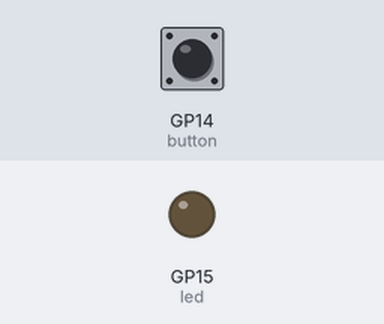
This program was run on a simulated Raspberry Pi Pico running MicroPython. On the bench: output pins drawn as LEDs (lit = HIGH). Dashed ring = blinking. Inputs (shaded band) come from the test bench; at power-on: GP14 (button) LOW.

Above: at 1.2 s.
1.3 s: GP14 (button) pulled HIGH for 3.2 s
At 2.1 s:
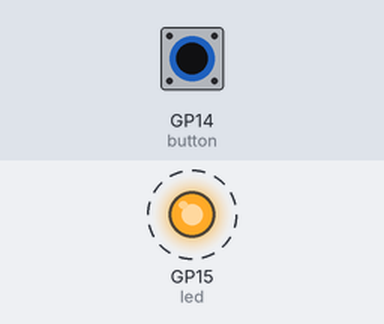
6.0 s: GP14 (button) pulled HIGH for 0.15 s
At 7.1 s:
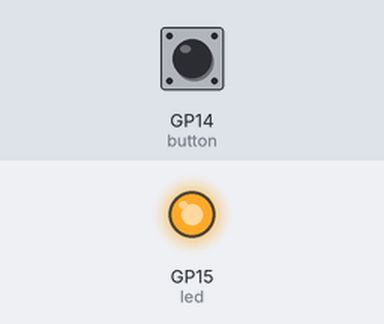
7.6 s: GP14 (button) pulled HIGH for 1 s
At 8.4 s:
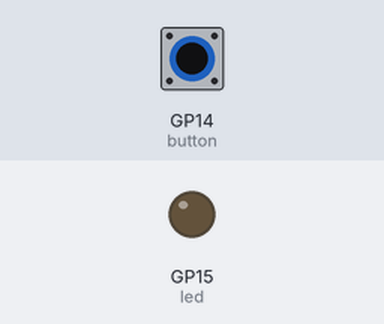
Timing chart, 0 to 10.6 s (numbered marks = the images above; inputs shaded):
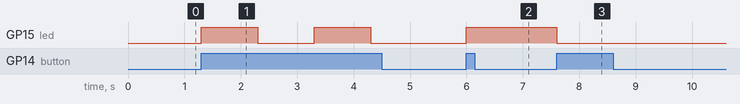

Measured:
- after the input at 1.3 s, GP15 (led): alternates HIGH for 1.0 s and LOW for 1.0 s, starting at once
- after the input at 6.0 s, GP15 (led): LOW → HIGH at once
- after the input at 7.6 s, GP15 (led): HIGH → LOW at once

The program:

pushbutton.py
```python
from machine import Pin #allows us to work with invidual pins of Pico
from time import sleep

led = Pin(15, Pin.OUT)
button = Pin(14, Pin.IN, Pin.PULL_DOWN) #set default at 0V
#£led.value(0)

while True:
    if button.value():
        led.toggle()
        sleep(1)

      
```
